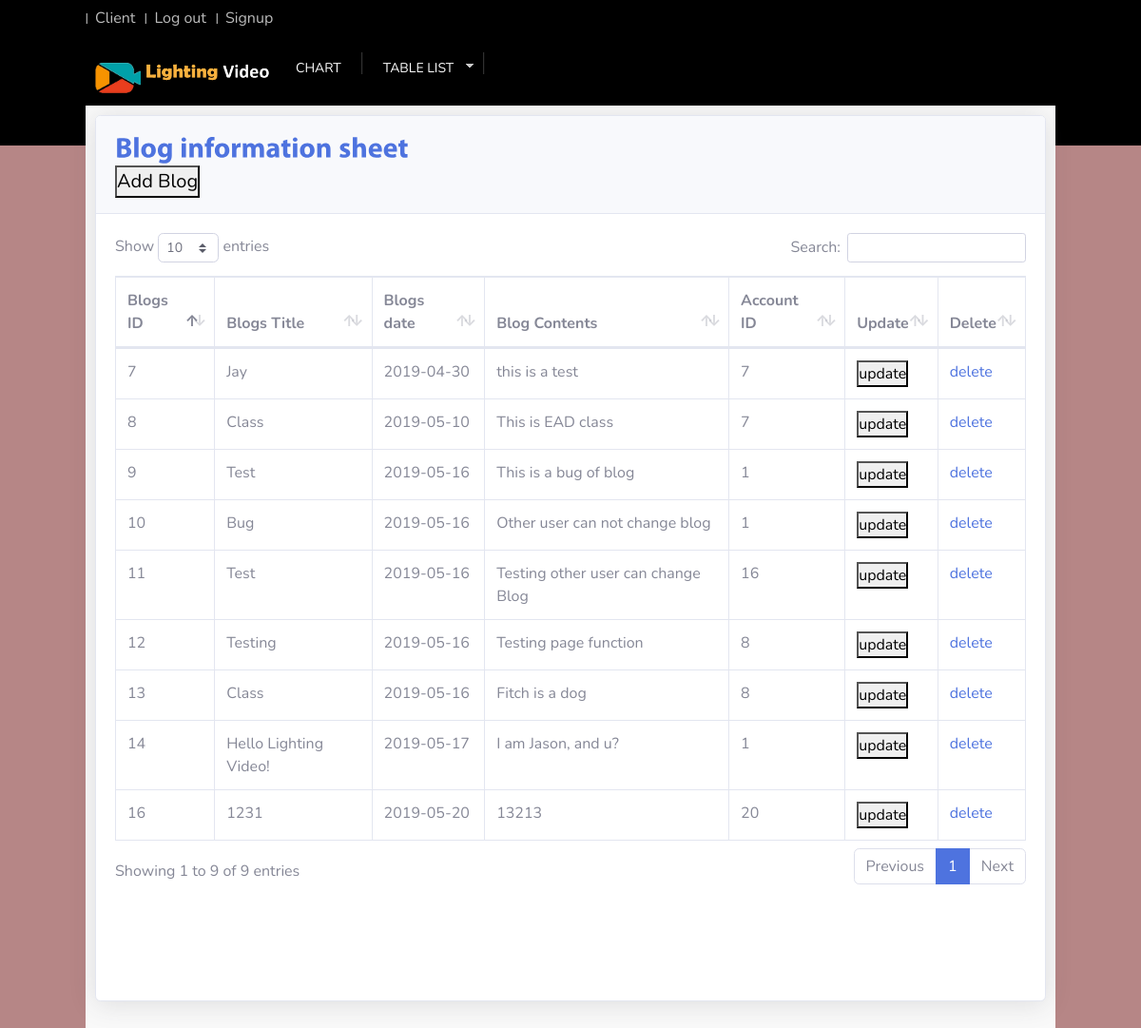
Screenshot of /admin/blog.php (signed in) with the database file from the repository.
### tables this page shows
CREATE TABLE `blogs` (
  `bg_id` int(20) NOT NULL,
  `bg_title` text,
  `bg_date` date DEFAULT NULL,
  `bg_contents` text,
  `ac_id` int(20) DEFAULT NULL
);

### admin/blog.php (the view, shortened to what this page needs)
<?php
require_once('../includes/head.php');
require_once('../includes/adminhead.php');
?>
<html lang="en">
<link href="css/button.css" rel="stylesheet">
<head>
</head>
<body>
    <div id="content_sec">
        <div class="card shadow mb-4">
            <div class="card-header py-3">
                <h6 class="m-0 font-weight-bold text-primary">Blog information sheet</h6>
                <button data-toggle="modal" data-target="#addbg">Add Blog</button>
            </div>
            <div class="card-body">
                <div class="table-responsive">
                    <table class="table table-bordered" id="dataTable" width="100%" cellspacing="0">
                        <?php
                        $query = "SELECT * ";
                        $query .= "FROM blogs";
                        $result = mysqli_query($connection, $query);
                        ?>
                        <thead>
                            <tr>
                                <th>Blogs ID</th>
                                <th>Blogs Title</th>
                                <th>Blogs date</th>
                                <th>Blog Contents</th>
                                <th>Account ID</th>
                                <th>Update</th>
                                <th>Delete</th>
                            </tr>
                        </thead>
                        <tbody>
                            <?php
                            while ($row = mysqli_fetch_array($result)) {
                                echo "<tr>";
                                echo "<td>" . $row["bg_id"] . "</td>";
                                echo "<td>" . $row["bg_title"] . "</td>";
                                echo "<td>" . $row["bg_date"] . "</td>";
                                echo "<td>" . $row["bg_contents"] . "</td>";
                                echo "<td>" . $row["ac_id"] . "</td>";
                                echo "<td><button data-toggle='modal' data-target='#updatebg'>update</buttone></td>";
                                echo "<td><a class='text' href='deletebg.php?bg_id=" . $row["bg_id"] . "'>delete</a></td>";
                                echo "</tr>";
                            }
                            ?>
                        </tbody>
                    </table>
                </div>
            </div>
            </div>

### css/login.css (style rules this page uses)
body { background-color: #b68686 !important; }

### css/style.css (style rules this page uses)
* { padding: 0px; margin: 0px; }
body { min-height: 1000px; background-color:#4e3d3d; font-family: Verdana, Geneva, sans-serif; font-size: 11px; color: #666; }
a { text-decoration: none; outline: none; color: #666; }
h6 { font-size: 12px; font-weight: normal; }
#content_sec { min-height: 1000px; position:relative; width: 1020px; height: 100%; float: left; background-color: #f9f9f9; border: #f9f9f9 solid 10px; }

### css/button.css (style rules this page uses)
.table { width: 100%; }

### rows the page displays
blogs: bg_id "7", bg_title "Jay", bg_date "2019-04-30", bg_contents "this is a test", ac "7"
blogs: bg_id "8", bg_title "Class", bg_date "2019-05-10", bg_contents "This is EAD class", ac "7"
blogs: bg_id "9", bg_title "Test", bg_date "2019-05-16", bg_contents "This is a bug of blog", ac "1"
blogs: bg_id "10", bg_title "Bug", bg_date "2019-05-16", bg_contents "Other user can not change blog", ac "1"
blogs: bg_id "11", bg_title "Test", bg_date "2019-05-16", bg_contents "Testing other user can change Blog", ac "16"
blogs: bg_id "12", bg_title "Testing", bg_date "2019-05-16", bg_contents "Testing page function", ac "8"
blogs: bg_id "13", bg_title "Class", bg_date "2019-05-16", bg_contents "Fitch is a dog", ac "8"
blogs: bg_id "14", bg_title "Hello Lighting Video!", bg_date "2019-05-17", bg_contents "I am Jason, and u?", ac "1"
blogs: bg_id "16", bg_title "1231", bg_date "2019-05-20", bg_contents "13213", ac "20"
